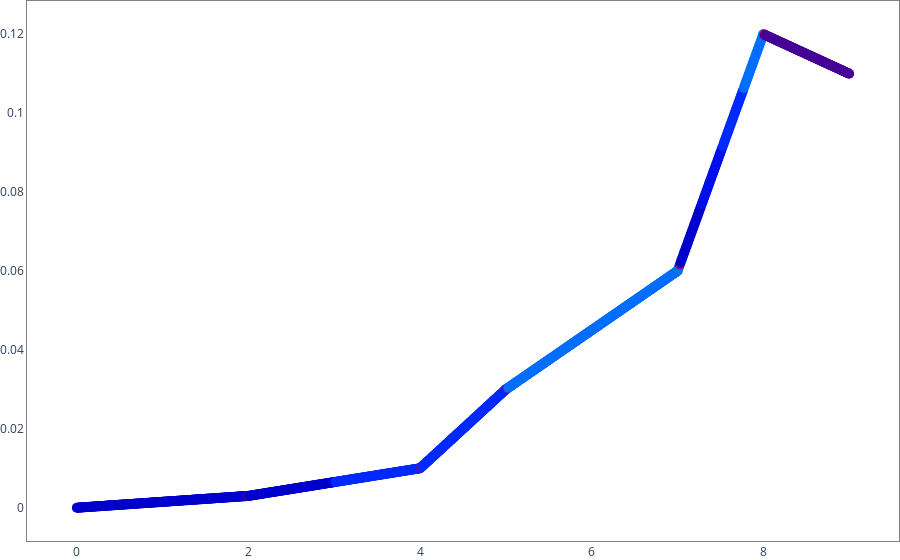

Source (notebook cell):
### Code cell
import plotly.graph_objects as go
import numpy as np

x = [0, 2, 4, 5, 7, 8, 9]
y = [0, 0.003, 0.01, 0.03, 0.06, 0.12, 0.11]
cats = [[2], [2, 4], [4], [5], [2,3,4,5], [1]]
possible_cats = 5
n_points = 1000
x_range = max(x) - min(x)
t = np.linspace(min(x), max(x), n_points)
xx = []
yy = []
cc = []
for idx, ((x0, x1), (y0, y1)) in enumerate(zip(zip(x[:-1], x[1:]), zip(y[:-1], y[1:]))):
    print(((x0, x1), (y0, y1)))
    prop = (x1 - x0)/x_range
    points = int(n_points*prop)
    xx.extend(np.linspace(x0, x1, points))
    yy.extend(np.linspace(y0, y1, points))
    repeats = int(points/len(cats[idx]))
    colors = [val for val in list(sorted(cats[idx])) for _ in range(repeats)]
    colors = colors + [cats[idx][-1]*(points - len(colors))]
    cc.extend([float(x-1)/(possible_cats-1) for x in colors])

data = go.Scatter(x=xx, y=yy, mode='markers', marker={'color': cc, 'colorscale': 'Rainbow', 'size': 10})

layout = dict(plot_bgcolor='white', margin=dict(t=0, b=0, r=0, l=0, pad=0),
              xaxis=dict(showgrid=False, zeroline=False, mirror=True, linecolor='gray'),
              yaxis=dict(showgrid=False, zeroline=False, mirror=True, linecolor='gray'))

fig = go.Figure(data=data, layout=layout)

fig.show()

### Figure 1 — Plotly figure (JSON) as saved in the notebook; plotly's stock layout.template omitted (floating-point values rounded to 4 significant figures; data arrays with more than 128 entries replaced by an {"elided": "..."} marker saying what was removed)
{"data": [{"marker": {"color": {"elided": "1002 int values"}, "colorscale": [[0, "rgb(150,0,90)"], [0.125, "rgb(0,0,200)"], [0.25, "rgb(0,25,255)"], [0.375, "rgb(0,152,255)"], [0.5, "rgb(44,255,150)"], [0.625, "rgb(151,255,0)"], [0.75, "rgb(255,234,0)"], [0.875, "rgb(255,111,0)"], [1, "rgb(255,0,0)"]], "size": 10}, "mode": "markers", "type": "scatter", "x": {"elided": "999 float values"}, "y": {"elided": "999 float values"}}], "layout": {"margin": {"b": 0, "l": 0, "pad": 0, "r": 0, "t": 0}, "plot_bgcolor": "white", "xaxis": {"linecolor": "gray", "mirror": true, "showgrid": false, "zeroline": false}, "yaxis": {"linecolor": "gray", "mirror": true, "showgrid": false, "zeroline": false}}}
